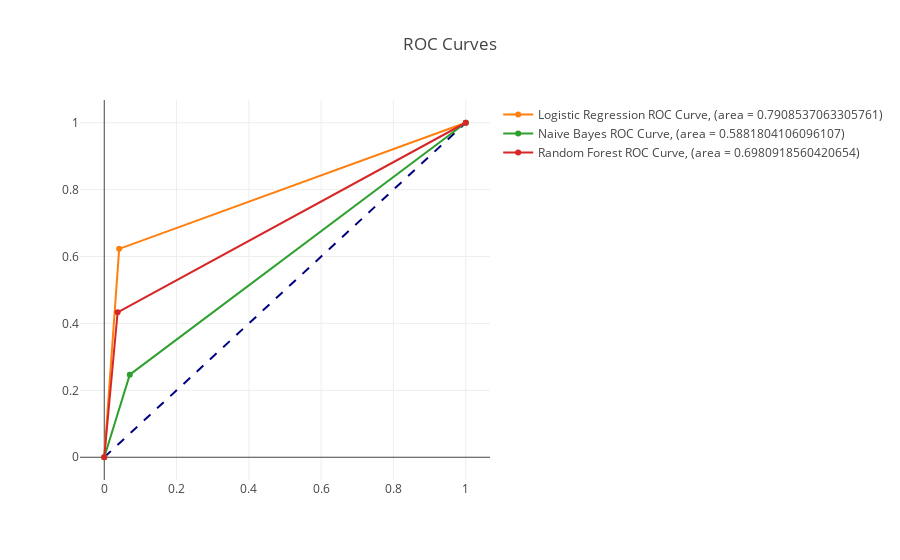

Here is the notebook cell this chart was saved with:
### Code cell
# predicted y probabilties
trace_lr = go.Scatter(
    x = fpr_lr,
    y = tpr_lr,
    mode = 'markers+lines',
    #line=dict(color='darkorange', width=2),
    name = 'Logistic Regression ROC Curve, (area = {})'.format(auc_score_lr)
)

trace_nb = go.Scatter(
    x = fpr_nb,
    y = tpr_nb,
    mode = 'markers+lines',
    #line=dict(color='darkorange', width=2),
    name = 'Naive Bayes ROC Curve, (area = {})'.format(auc_score_nb)
)

trace_rf = go.Scatter(
    x = fpr_rf,
    y = tpr_rf,
    mode = 'markers+lines',
    #line=dict(color='darkorange', width=2),
    name = 'Random Forest ROC Curve, (area = {})'.format(auc_score_rf)
)

trace0 = go.Scatter(
    x=[0, 1], y=[0, 1], 
    mode='lines', 
    line=dict(color='navy', width=2, dash='dash'),
    showlegend=False)

data = [trace0, trace_lr, trace_nb, trace_rf]

fig = go.Figure(data=data, layout = {'title':'ROC Curves'})
iplot(fig)

### Figure 1 — Plotly figure (JSON) as saved in the notebook; plotly's stock layout.template omitted (floating-point values rounded to 4 significant figures)
{"data": [{"line": {"color": "navy", "dash": "dash", "width": 2}, "mode": "lines", "showlegend": false, "type": "scatter", "x": [0, 1], "y": [0, 1]}, {"mode": "markers+lines", "name": "Logistic Regression ROC Curve, (area = 0.7908537063305761)", "type": "scatter", "x": [0, 0.04126, 1], "y": [0, 0.623, 1]}, {"mode": "markers+lines", "name": "Naive Bayes ROC Curve, (area = 0.5881804106096107)", "type": "scatter", "x": [0, 0.07062, 1], "y": [0, 0.247, 1]}, {"mode": "markers+lines", "name": "Random Forest ROC Curve, (area = 0.6980918560420654)", "type": "scatter", "x": [0, 0.03696, 1], "y": [0, 0.4331, 1]}], "layout": {"autosize": true, "title": "ROC Curves", "xaxis": {"autorange": true, "range": [-0.06209, 1.062], "type": "linear"}, "yaxis": {"autorange": true, "range": [-0.07325, 1.073], "type": "linear"}}}
